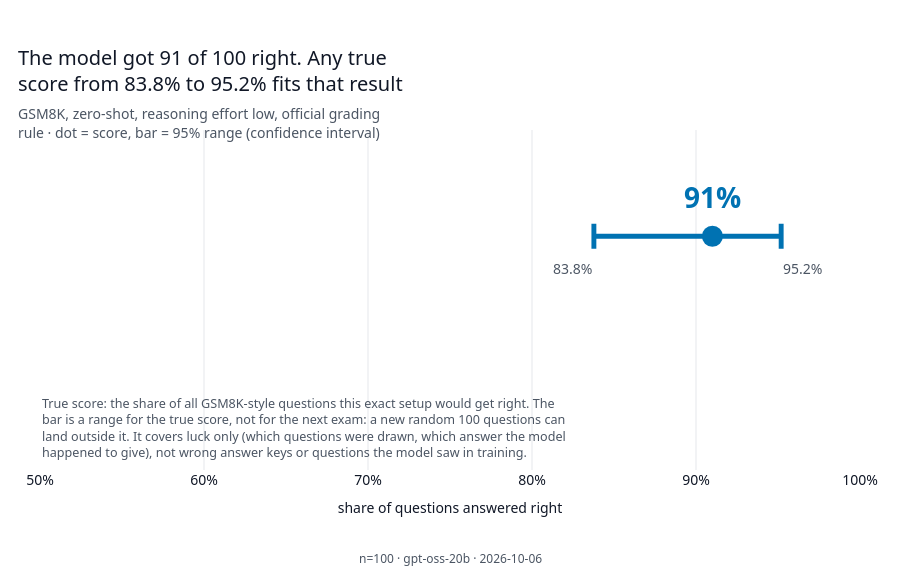

Notebook code for this chart:
### Markdown cell above
The score and its 95% range:

### Code cell
figures.fig_score(summary).show()
say(tables.score_plain(summary))

### Figure 1 — Plotly figure (JSON) as saved in the notebook; plotly's stock layout.template omitted (floating-point values rounded to 4 significant figures)
{"data": [{"error_x": {"array": [0.04193], "arrayminus": [0.07226], "color": "#0072B2", "symmetric": false, "thickness": 4.9, "type": "data", "width": 12.6}, "hovertemplate": "91 of 100 right<br>score %{x:.1%}<br>95% interval 83.8% to 95.2%<extra></extra>", "marker": {"color": "#0072B2", "size": 21.0}, "mode": "markers", "type": "scatter", "x": [0.91], "y": [0]}], "layout": {"annotations": [{"font": {"color": "#0072B2", "size": 28.0}, "showarrow": false, "text": "<b>91%</b>", "x": 0.91, "y": 0, "yshift": 39.2}, {"font": {"color": "#4B5563", "size": 14}, "showarrow": false, "text": "83.8%", "x": 0.8377, "xanchor": "right", "y": 0, "yshift": -32.2}, {"font": {"color": "#4B5563", "size": 14}, "showarrow": false, "text": "95.2%", "x": 0.9519, "xanchor": "left", "y": 0, "yshift": -32.2}, {"align": "left", "font": {"color": "#4B5563", "size": 12.6}, "showarrow": false, "text": "True score: the share of all GSM8K-style questions this exact setup would get right. The<br>bar is a range for the true score, not for the next exam: a new random 100 questions can<br>land outside it. It covers luck only (which questions were drawn, which answer the model<br>happened to give), not wrong answer keys or questions the model saw in training.", "x": 0, "xanchor": "left", "xref": "paper", "y": 0.02, "yanchor": "bottom", "yref": "paper"}, {"font": {"color": "#4B5563", "size": 12}, "showarrow": false, "text": "n=100 · gpt-oss-20b · 2026-10-06", "x": 0.5, "xanchor": "center", "xref": "paper", "y": 0, "yanchor": "top", "yref": "paper", "yshift": -78}], "font": {"color": "#111827", "family": "\"Segoe UI\", Arial, sans-serif", "size": 14}, "height": 580, "hoverlabel": {"font": {"family": "\"Segoe UI\", Arial, sans-serif", "size": 14}}, "margin": {"b": 110, "l": 40, "r": 40, "t": 130}, "paper_bgcolor": "#FFFFFF", "plot_bgcolor": "#FFFFFF", "showlegend": false, "title": {"font": {"size": 20}, "subtitle": {"font": {"color": "#4B5563", "size": 14}, "text": "GSM8K, zero-shot, reasoning effort low, official grading<br>rule · dot = score, bar = 95% range (confidence interval)"}, "text": "The model got 91 of 100 right. Any true<br>score from 83.8% to 95.2% fits that result", "x": 0.02, "xanchor": "left"}, "xaxis": {"gridcolor": "#E5E7EB", "range": [0.5, 1.0], "tickformat": ".0%", "title": {"font": {"size": 14}, "text": "share of questions answered right"}, "zerolinecolor": "#E5E7EB"}, "yaxis": {"gridcolor": "#E5E7EB", "range": [-2.2, 1], "showgrid": false, "showticklabels": false, "title": {"font": {"size": 14}}, "zeroline": false, "zerolinecolor": "#E5E7EB"}}}
